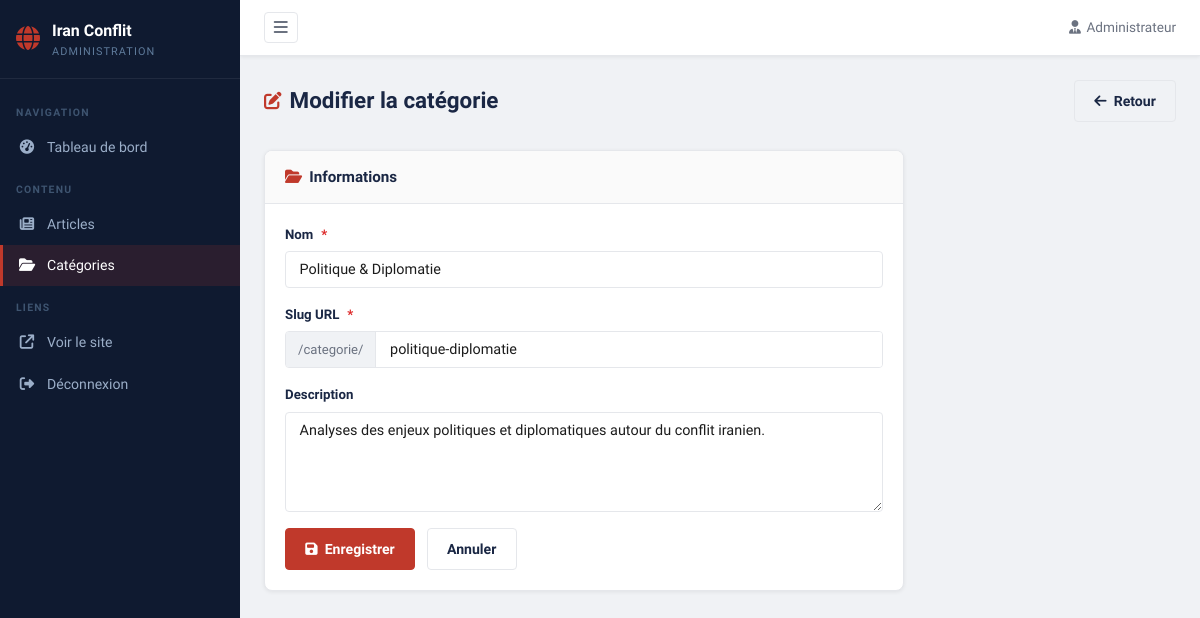
Page /backoffice/public/categories/edit.php?id=1 (signed in) on the committed database.
### tables this page shows
CREATE TABLE IF NOT EXISTS categories
(
    id          INT UNSIGNED AUTO_INCREMENT PRIMARY KEY,
    name        VARCHAR(100) NOT NULL,
    slug        VARCHAR(110) NOT NULL UNIQUE,
    description TEXT,
    created_at  DATETIME DEFAULT CURRENT_TIMESTAMP
);

### backoffice/includes/auth.php (called while the page is built, shortened)
<?php
function h(string $str): string {
    return htmlspecialchars($str, ENT_QUOTES, 'UTF-8');
}

### backoffice/public/categories/edit.php (the view, shortened to what this page needs)
<?php
require_once __DIR__ . '/../../includes/auth.php';
$db = getDB();
$id = (int)($_GET['id'] ?? 0);
$cat = $db->prepare("SELECT * FROM categories WHERE id = ?");
$cat->execute([$id]);
$cat = $cat->fetch();
$formData  = $cat;
require_once __DIR__ . '/../../includes/header.php';
?>
<div class="admin-content">
    <div class="admin-page-header">
        <h1 class="admin-page-title"><i class="fa-solid fa-pen-to-square"></i> Modifier la catégorie</h1>
        <a href="/categories" class="btn btn--outline">
            <i class="fa-solid fa-arrow-left"></i> Retour
        </a>
    </div>
    <div class="admin-card" style="max-width:640px">
        <div class="admin-card__header">
            <h2 class="admin-card__title"><i class="fa-solid fa-folder-open"></i> Informations</h2>
        </div>
        <div class="admin-card__body">
            <form method="post" class="admin-form">
                <div class="form-group">
                    <label for="name">Nom <span class="required">*</span></label>
                    <input type="text" id="name" name="name"
                           value="<?= h($formData['name']) ?>" required>
                </div>
                <div class="form-group">
                    <label for="slug">Slug URL <span class="required">*</span></label>
                    <div class="input-prefix">
                        <span class="prefix">/categorie/</span>
                        <input type="text" id="slug" name="slug"
                               value="<?= h($formData['slug']) ?>" required>
                    </div>
                </div>
                <div class="form-group">
                    <label for="description">Description</label>
                    <textarea id="description" name="description" rows="4"><?= h($formData['description'] ?? '') ?></textarea>
                </div>
                <div style="display:flex;gap:.75rem;margin-top:0.5rem">
                    <button type="submit" class="btn btn--primary">
                        <i class="fa-solid fa-floppy-disk"></i> Enregistrer
                    </button>
                    <a href="/categories" class="btn btn--outline">Annuler</a>
                </div>
            </form>
        </div>
    </div>
</div>
<?php require_once __DIR__ . '/../../includes/footer.php'; ?>

### backoffice/assets/css/admin.css (style rules this page uses)
:root { --sidebar-w: 240px; --topbar-h: 56px; --color-sidebar-bg: #0f1a30; --color-sidebar-text: #9baec8; --color-sidebar-act: #ffffff; --color-sidebar-brd: rgba(255,255,255,0.07); --color-accent: #c0392b; --color-accent-dk: #96281b; --color-primary: #1a2744; --color-bg: #f0f2f5; --color-white: #ffffff; --color-text: #1c1c1c; --color-muted: #6b7280; --color-border: #e5e7eb; --color-shadow: rgba(0,0,0,0.07); --color-success: #16a34a; --color-success-bg:#dcfce7; --color-warning: #d97706; --color-warning-bg:#fef3c7; --color-danger: #dc2626; --color-danger-bg: #fee2e2; --color-info: #2563eb; --color-info-bg: #dbeafe; --font-sans: 'Source Sans 3', system-ui, sans-serif; --radius: 4px; --radius-lg: 8px; --transition: 0.2s ease; }
*, *::before, *::after { box-sizing: border-box; margin: 0; padding: 0; }
html { font-size: 16px; scroll-behavior: smooth; }
body { font-family: var(--font-sans); background: var(--color-bg); color: var(--color-text); line-height: 1.6; -webkit-font-smoothing: antialiased; }
a { color: inherit; text-decoration: none; }
.admin-body { overflow-x: hidden; }
.admin-content { max-width: 1200px; }
.admin-page-header { display: flex; align-items: center; justify-content: space-between; gap: 1rem; margin-bottom: 1.75rem; flex-wrap: wrap; }
.admin-page-title { font-size: 1.4rem; font-weight: 700; color: var(--color-primary); display: flex; align-items: center; gap: 0.5rem; }
.admin-page-title .fa-solid, .admin-page-title .fa-regular { color: var(--color-accent); font-size: 1.1rem; }
.admin-card { background: var(--color-white); border: 1px solid var(--color-border); border-radius: var(--radius-lg); box-shadow: 0 1px 4px var(--color-shadow); margin-bottom: 1.5rem; overflow: hidden; }
.admin-card__header { display: flex; align-items: center; justify-content: space-between; gap: 1rem; padding: 0.85rem 1.25rem; border-bottom: 1px solid var(--color-border); background: #fafafa; }
.admin-card__title { font-size: 0.95rem; font-weight: 700; color: var(--color-primary); display: flex; align-items: center; gap: 0.45rem; }
.admin-card__title .fa-solid, .admin-card__title .fa-regular { color: var(--color-accent); }
.admin-card__body { padding: 1.25rem; }
.btn { display: inline-flex; align-items: center; gap: 0.45rem; padding: 0.55rem 1.2rem; font-family: var(--font-sans); font-size: 0.88rem; font-weight: 600; border: 1px solid transparent; border-radius: var(--radius); cursor: pointer; transition: background var(--transition), color var(--transition), border-color var(--transition); white-space: nowrap; }
.btn--primary { background: var(--color-accent); color: var(--color-white); border-color: var(--color-accent); }
.btn--outline { background: transparent; color: var(--color-primary); border-color: var(--color-border); }
.form-group { display: flex; flex-direction: column; gap: 0.4rem; margin-bottom: 1rem; }
.form-group label { font-size: 0.83rem; font-weight: 700; color: var(--color-primary); display: flex; align-items: center; gap: 0.35rem; }
.form-group input[type="text"], .form-group input[type="email"], .form-group input[type="password"], .form-group input[type="search"], .form-group input[type="url"], .form-group input[type="number"], .form-group select, .form-group textarea { width: 100%; padding: 0.55rem 0.85rem; border: 1px solid var(--color-border); border-radius: var(--radius); font-family: var(--font-sans); font-size: 0.9rem; color: var(--color-text); background: var(--color-white); outline: none; transition: border-color var(--transition), box-shadow var(--transition); }
.form-group textarea { resize: vertical; min-height: 100px; }
.required { color: var(--color-danger); margin-left: 0.15rem; }
.input-prefix { display: flex; border: 1px solid var(--color-border); border-radius: var(--radius); overflow: hidden; transition: border-color var(--transition), box-shadow var(--transition); }
.input-prefix .prefix { display: flex; align-items: center; padding: 0 0.75rem; background: #f0f2f5; color: var(--color-muted); font-size: 0.82rem; white-space: nowrap; border-right: 1px solid var(--color-border); }
.input-prefix input { border: none !important; box-shadow: none !important; border-radius: 0 !important; flex: 1; outline: none; }

### rows in the picture
categories: name "Politique & Diplomatie", slug "politique-diplomatie", description "Analyses des enjeux politiques et diplomatiques autour du conflit iranien."
